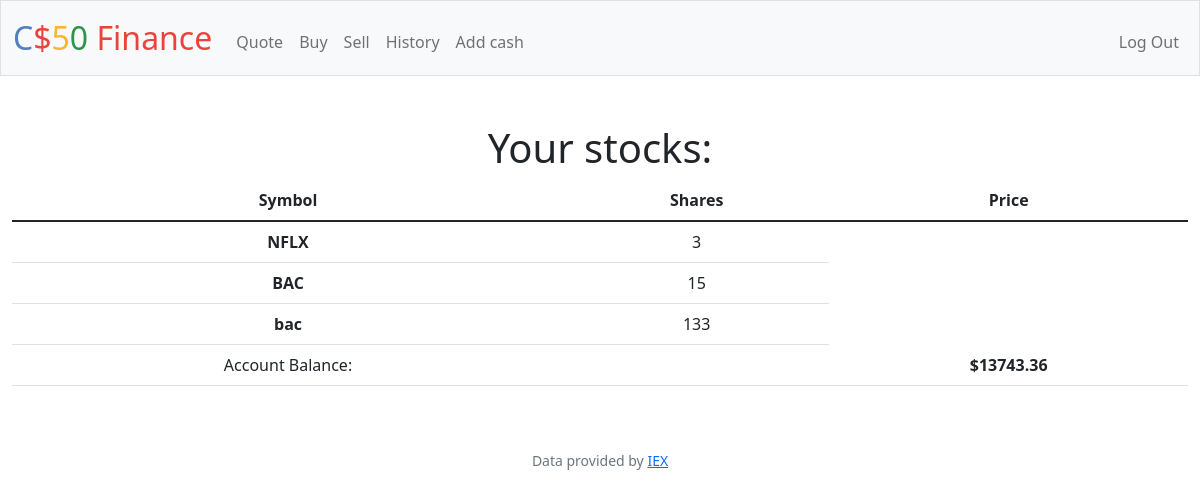
The page / (signed in) on the database its author committed.
### tables this page shows
CREATE TABLE cash (id INTEGER PRIMARY KEY AUTOINCREMENT NOT NULL,user_id INTEGER NOT NULL, shares INTEGER NOT NULL, symbol TEXT NOT NULl, price MONEY);

CREATE TABLE users (id INTEGER PRIMARY KEY AUTOINCREMENT NOT NULL, username TEXT NOT NULL, hash TEXT NOT NULL, cash NUMERIC NOT NULL DEFAULT 10000.00);

### app.py (the view)
@app.route("/")
@login_required
def index():
    user_id = session["user_id"]
    cc = db.execute("SELECT cash FROM users WHERE id=?", user_id)
    cc =cc[0]
    lista = db.execute("SELECT * FROM cash WHERE user_id=?", user_id)
    return render_template("index.html", lista=lista, cc=cc)

### app.py (called while the page is built)
@app.after_request
def after_request(response):
    response.headers["Cache-Control"] = "no-cache, no-store, must-revalidate"
    response.headers["Expires"] = 0
    response.headers["Pragma"] = "no-cache"
    return response

### helpers.py (called while the page is built)
def login_required(f):
    @wraps(f)
    def decorated_function(*args, **kwargs):
        if session.get("user_id") is None:
            return redirect("/login")
        return f(*args, **kwargs)
    return decorated_function

### templates/index.html
{%extends "layout.html"%}
{%block main%}
<h1>Your stocks:</h1>
<table class="table">
    <thead>
      <tr>
        <th scope="col">Symbol</th>
        <th scope="col">Shares</th>
        <th scope="col">Price</th>
      </tr>
    </thead>
    <tbody>
    {% for i in lista %}
      <tr>
        <th>{{ i["symbol"] }}</th>
        <td>{{ i["shares"]}}</td>
      </tr>
    {% endfor %}
    <tr>
      <td>Account Balance:</td>
      <td> </td>
      <th>{{ "$%.2f"|format(cc.cash) }}</th>
    </tr>
    </tbody>
  </table>
{%endblock%}

### rows shown on the page
cash: symbol "NFLX", shares "3"
cash: symbol "BAC", shares "15"
cash: symbol "bac", shares "133"
users: cash "$13743.36"
